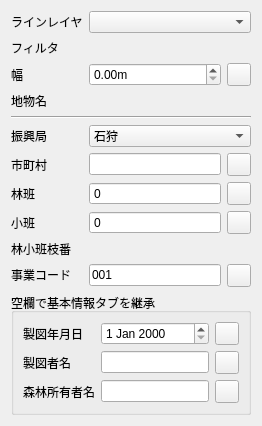
     <widget class="QWidget" name="tab_4">
      <attribute name="title">
       <string>付帯作工物</string>
      </attribute>
      <layout class="QVBoxLayout" name="verticalLayout_3">
       <item>
        <layout class="QFormLayout" name="formLayout_12">
         <item row="0" column="0">
          <widget class="QLabel" name="Label">
           <property name="text">
            <string>ラインレイヤ</string>
           </property>
          </widget>
         </item>
         <item row="0" column="1">
          <widget class="QgsMapLayerComboBox" name="singleLine"/>
         </item>
         <item row="1" column="0">
          <widget class="QLabel" name="Label_2">
           <property name="text">
            <string>フィルタ</string>
           </property>
          </widget>
         </item>
         <item row="1" column="1">
          <widget class="QgsFieldExpressionWidget" name="singleLineFilter"/>
         </item>
         <item row="2" column="0">
          <widget class="QLabel" name="label_50">
           <property name="text">
            <string>幅</string>
           </property>
          </widget>
         </item>
         <item row="2" column="1">
          <layout class="QHBoxLayout" name="singleLineWidthLayout">
           <item>
            <widget class="QDoubleSpinBox" name="singleLineWidth">
             <property name="suffix">
              <string>m</string>
             </property>
            </widget>
           </item>
           <item>
            <widget class="QgsPropertyOverrideButton" name="singleLineWidthOverride"/>
           </item>
          </layout>
         </item>
         <item row="3" column="0">
          <widget class="QLabel" name="label_49">
           <property name="text">
            <string>地物名</string>
           </property>
          </widget>
         </item>
         <item row="3" column="1">
          <widget class="QgsFieldExpressionWidget" name="singleLineName"/>
         </item>
         <item row="4" column="0" colspan="2">
          <widget class="Line" name="line">
           <property name="orientation">
            <enum>Qt::Orientation::Horizontal</enum>
           </property>
          </widget>
         </item>
         <item row="5" column="0">
          <widget class="QLabel" name="singleLineLabel_11">
           <property name="text">
            <string>振興局</string>
           </property>
          </widget>
         </item>
         <item row="5" column="1">
          <widget class="QComboBox" name="singleLineShinkokyoku">
           <item>
            <property name="text">
             <string>石狩</string>
            </property>
           </item>
           <item>
            <property name="text">
             <string>胆振</string>
            </property>
           </item>
           <item>
            <property name="text">
             <string>オホーツク</string>
            </property>
           </item>
           <item>
            <property name="text">
             <string>上川</string>
            </property>
           </item>
           <item>
            <property name="text">
             <string>釧路</string>
            </property>
           </item>
           <item>
            <property name="text">
             <string>後志</string>
            </property>
           </item>
           <item>
            <property name="text">
             <string>宗谷</string>
            </property>
           </item>
           <item>
            <property name="text">
             <string>空知</string>
            </property>
           </item>
           <item>
            <property name="text">
             <string>十勝</string>
            </property>
           </item>
           <item>
            <property name="text">
             <string>根室</string>
            </property>
           </item>
           <item>
            <property name="text">
             <string>渡島</string>
            </property>
           </item>
           <item>
            <property name="text">
             <string>日高</string>
            </property>
           </item>
           <item>
            <property name="text">
             <string>檜山</string>
            </property>
           </item>
           <item>
            <property name="text">
             <string>留萌</string>
            </property>
           </item>
          </widget>
         </item>
         <item row="6" column="0">
          <widget class="QLabel" name="singleLineLabel_16">
           <property name="text">
            <string>市町村</string>
           </property>
          </widget>
         </item>
         <item row="6" column="1">
          <layout class="QHBoxLayout" name="singleLineHorizontalLayout_3">
           <item>
            <widget class="QLineEdit" name="singleLineShichoson">
             <property name="maxLength">
              <number>20</number>
             </property>
            </widget>
           </item>
           <item>
            <widget class="QgsPropertyOverrideButton" name="singleLineShichosonOverride">
             <property name="text">
              <string/>
             </property>
            </widget>
           </item>
          </layout>
         </item>
         <item row="7" column="0">
          <widget class="QLabel" name="singleLineLabel_17">
           <property name="text">
            <string>林班</string>
           </property>
          </widget>
         </item>
         <item row="7" column="1">
          <layout class="QHBoxLayout" name="singleLineHorizontalLayout_4">
           <item>
            <widget class="QSpinBox" name="singleLineRinpan">
             <property name="buttonSymbols">
              <enum>QAbstractSpinBox::ButtonSymbols::NoButtons</enum>
             </property>
            </widget>
           </item>
           <item>
            <widget class="QgsPropertyOverrideButton" name="singleLineRinpanOverride"/>
           </item>
          </layout>
         </item>
         <item row="8" column="0">
          <widget class="QLabel" name="singleLineLabel_19">
           <property name="text">
            <string>小班</string>
           </property>
          </widget>
         </item>
         <item row="8" column="1">
          <layout class="QHBoxLayout" name="singleLineHorizontalLayout_5">
           <item>
            <widget class="QSpinBox" name="singleLineShohan">
             <property name="buttonSymbols">
              <enum>QAbstractSpinBox::ButtonSymbols::NoButtons</enum>
             </property>
            </widget>
           </item>
           <item>
            <widget class="QgsPropertyOverrideButton" name="singleLineShohanOverride"/>
           </item>
          </layout>
         </item>
         <item row="9" column="0">
          <widget class="QLabel" name="singleLineLabel_20">
           <property name="text">
            <string>林小班枝番</string>
           </property>
          </widget>
         </item>
         <item row="9" column="1">
          <widget class="QgsFieldExpressionWidget" name="singleLineEdaban"/>
         </item>
         <item row="10" column="0">
          <widget class="QLabel" name="singleLineLabel_25">
           <property name="text">
            <string>&lt;html&gt;&lt;head/&gt;&lt;body&gt;&lt;p&gt;事業コード&lt;/p&gt;&lt;/body&gt;&lt;/html&gt;</string>
           </property>
          </widget>
         </item>
         <item row="10" column="1">
          <layout class="QHBoxLayout" name="singleLineHorizontalLayout_6">
           <item>
            <widget class="QLineEdit" name="singleLineJigyoCode">
             <property name="inputMask">
              <string/>
             </property>
             <property name="text">
              <string>001</string>
             </property>
             <property name="maxLength">
              <number>3</number>
             </property>
            </widget>
           </item>
           <item>
            <widget class="QgsPropertyOverrideButton" name="singleLineJigyoCodeOverride"/>
           </item>
          </layout>
         </item>
         <item row="11" column="0" colspan="2">
          <widget class="QGroupBox" name="singleLineGroupBox_2">
           <property name="title">
            <string>空欄で基本情報タブを継承</string>
           </property>
           <layout class="QFormLayout" name="singleLineFormLayout_7">
            <item row="1" column="0">
             <widget class="QLabel" name="singleLineLabel_21">
              <property name="text">
               <string>製図年月日</string>
              </property>
             </widget>
            </item>
            <item row="2" column="0">
             <widget class="QLabel" name="singleLineLabel_23">
              <property name="text">
               <string>製図者名</string>
              </property>
             </widget>
            </item>
            <item row="3" column="0">
             <widget class="QLabel" name="singleLineLabel_24">
              <property name="text">
               <string>森林所有者名</string>
              </property>
             </widget>
            </item>
            <item row="1" column="1">
             <layout class="QHBoxLayout" name="singleLineHorizontalLayout_7">
              <item>
               <widget class="QDateEdit" name="singleLineSeizubi2"/>
              </item>
              <item>
               <widget class="QgsPropertyOverrideButton" name="singleLineSeizubi2Override"/>
              </item>
             </layout>
            </item>
            <item row="2" column="1">
             <layout class="QHBoxLayout" name="singleLineHorizontalLayout_8">
              <item>
               <widget class="QLineEdit" name="singleLineSeizusha2"/>
              </item>
              <item>
               <widget class="QgsPropertyOverrideButton" name="singleLineSeizusha2Override"/>
              </item>
             </layout>
            </item>
            <item row="3" column="1">
             <layout class="QHBoxLayout" name="singleLineHorizontalLayout_9">
              <item>
               <widget class="QLineEdit" name="singleLineSanrinshoyusha2"/>
              </item>
              <item>
               <widget class="QgsPropertyOverrideButton" name="singleLineSanrinshoyusha2Override"/>
              </item>
             </layout>
            </item>
           </layout>
          </widget>
         </item>
        </layout>
       </item>
      </layout>
     </widget>
